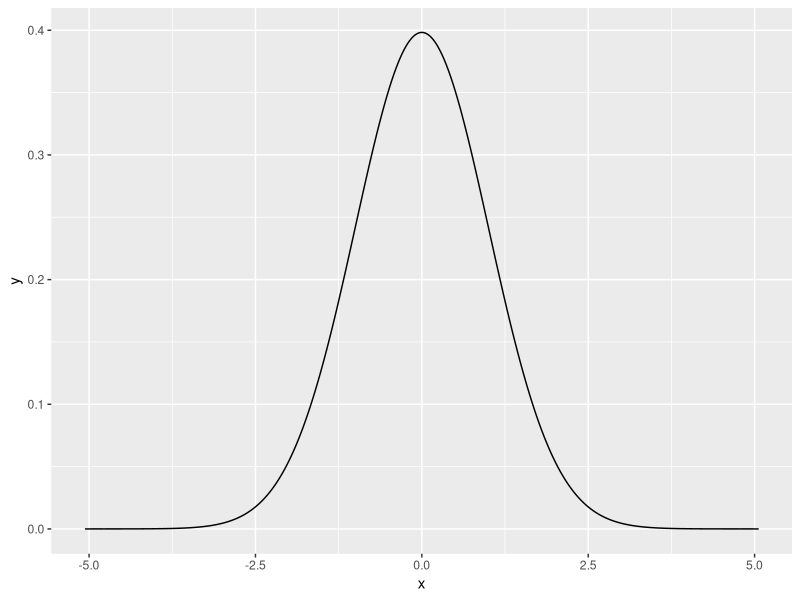
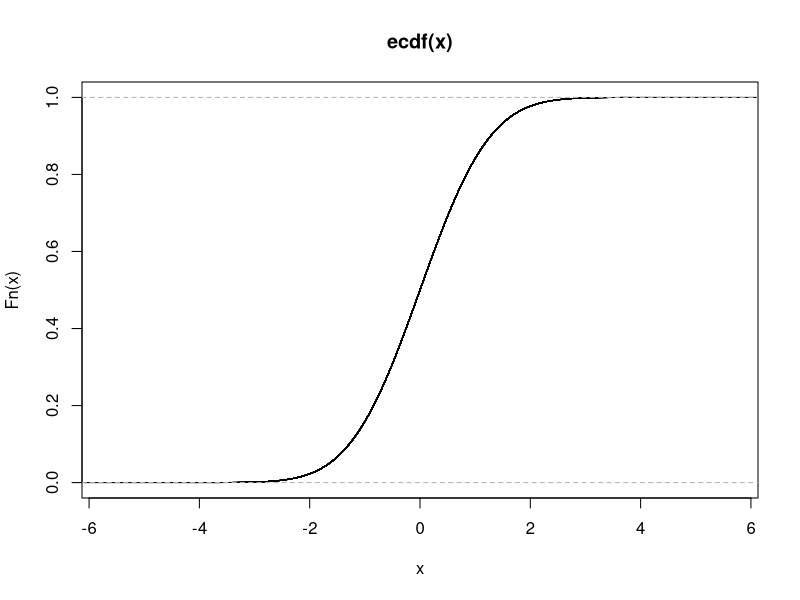
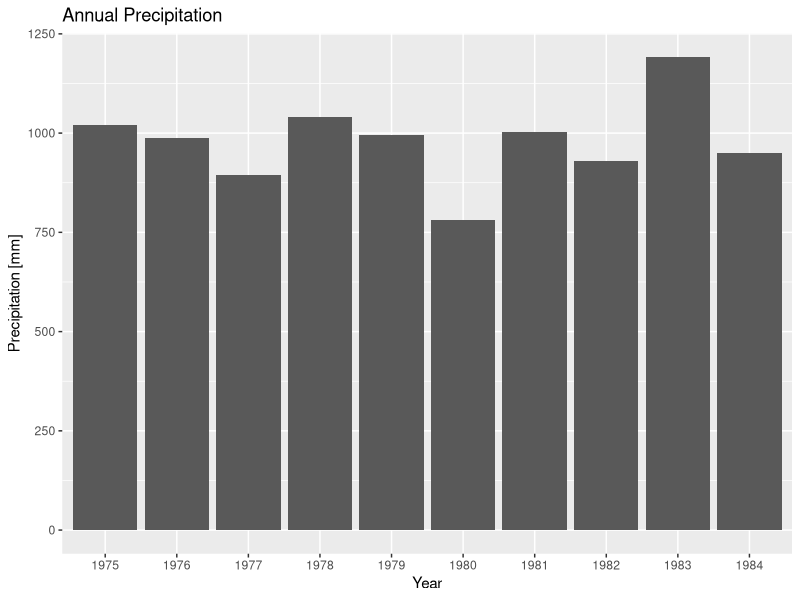
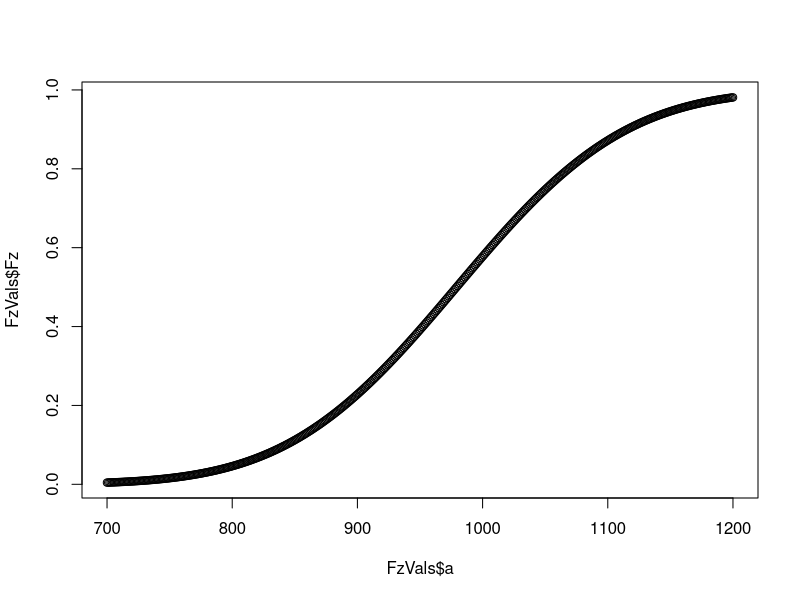
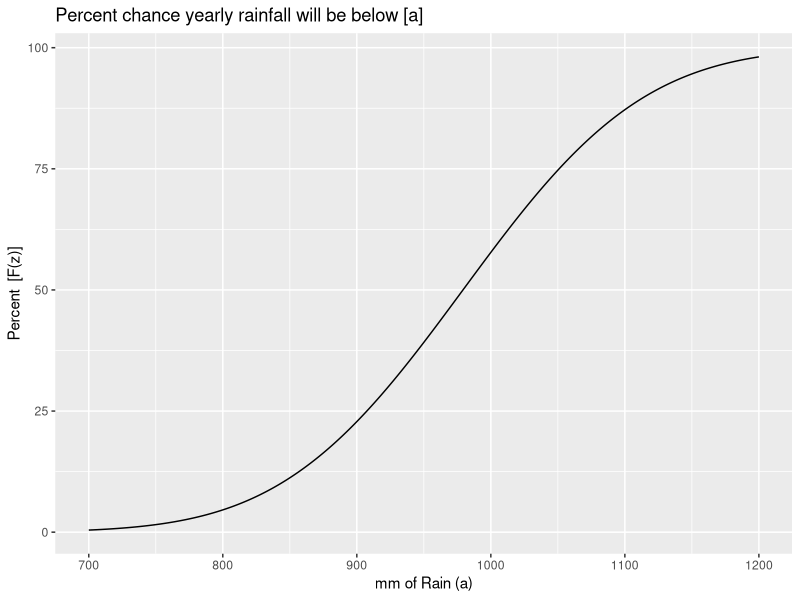

Write R code to recreate these figures, in order.
## ---- chunk 1
knitr::opts_chunk$set(echo = TRUE)
## ---- chunk 2
#install.packages(c("bayestestR",kableExtra))
library(bayestestR)
library(tidyverse)
library(kableExtra)
library(ggplot2)

x <- distribution_normal(n = 1000000, mean = 0, sd = 1)

x %>% 
  density() %>%  # Compute density function
  as.data.frame() %>% 
  ggplot(aes(x=x, y=y)) +
  geom_line()
## ---- chunk 3
P <- ecdf(x)
plot.ecdf(P)
## ---- chunk 4
table <- data.frame(z = seq(0,2.9,.1))
for(n in seq(0,.09,.01)){
  x <- n
  Fz <- P(seq(0,2.9,.1)+n)
  newColumn <- as.data.frame(Fz)
  table <- cbind(table,newColumn)
}
colnames(table) <- c("z",seq(0,.09,.01))

kable(table) %>%
  kable_styling(bootstrap_options = c("striped", "hover", "condensed", "responsive"))
## ---- chunk 5
P(1.034)
## ---- chunk 6
df <- data.frame(Year = (1975:1984), ppt = c(1020,987,894,1040,995,780,1004,930,1192,950))
df
## ---- chunk 7
ggplot(df)+
  geom_col(aes(x=as.factor(Year), y=ppt))+
  labs(x = "Year", y = "Precipitation [mm]", title = "Annual Precipitation")
## ---- chunk 8
a <- 1100
x <- mean(df$ppt)
s <- sd(df$ppt)

z <- (a-x)/s
z
## ---- chunk 9
Fz <- P(z)
Fz
## ---- chunk 10
FzVals <- data.frame()
for(n in 700:1200){
  a <-  n
  z <- (a-x)/s
  Fz <- P(z)
  newRow <- data.frame(a=n,Fz = Fz)
  FzVals <- rbind(FzVals,newRow)
}

plot(FzVals$Fz~FzVals$a)


ggplot(FzVals)+
  geom_line(aes(x=a,y=Fz*100))+
  labs(x = "mm of Rain (a)", y = "Percent  [F(z)]", title = "Percent chance yearly rainfall will be below [a]")
